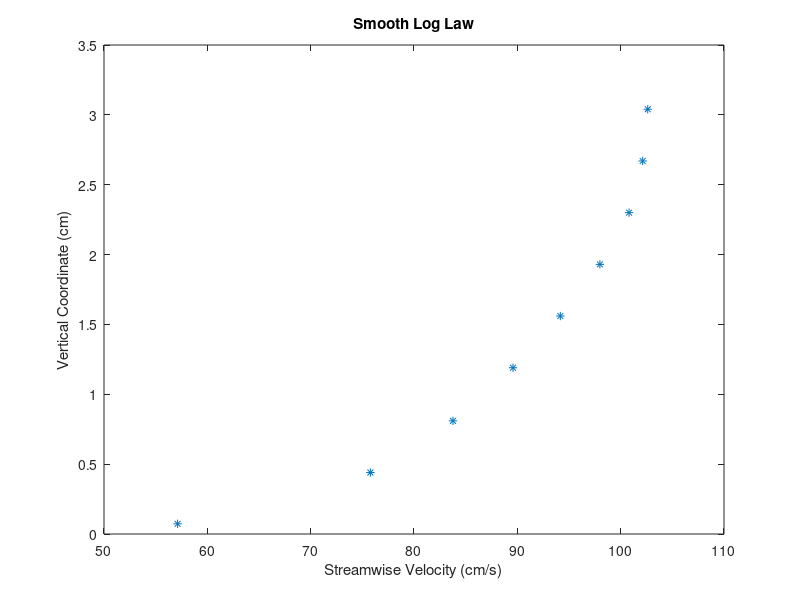

Recreate this plot in MATLAB.
close all
clear all
clc

% Given values for problem
% Vertical coordinate m in cm
y = [0.073 0.44 0.81 1.19 1.56 1.93 2.3 2.67 3.04]
% Streamwise velocity in cm/s
u = [57.12 75.78 83.77 89.58 94.16 97.99 100.81 102.13 102.62]
% von Karman constant
k = 0.4
% Kinematic viscosity of water in cm^2s^-1
v = 0.01

figure('Name','Smooth Log Law')
plot(u,y,'*')
title('Smooth Log Law')
xlabel('Streamwise Velocity (cm/s)')
ylabel('Vertical Coordinate (cm)')